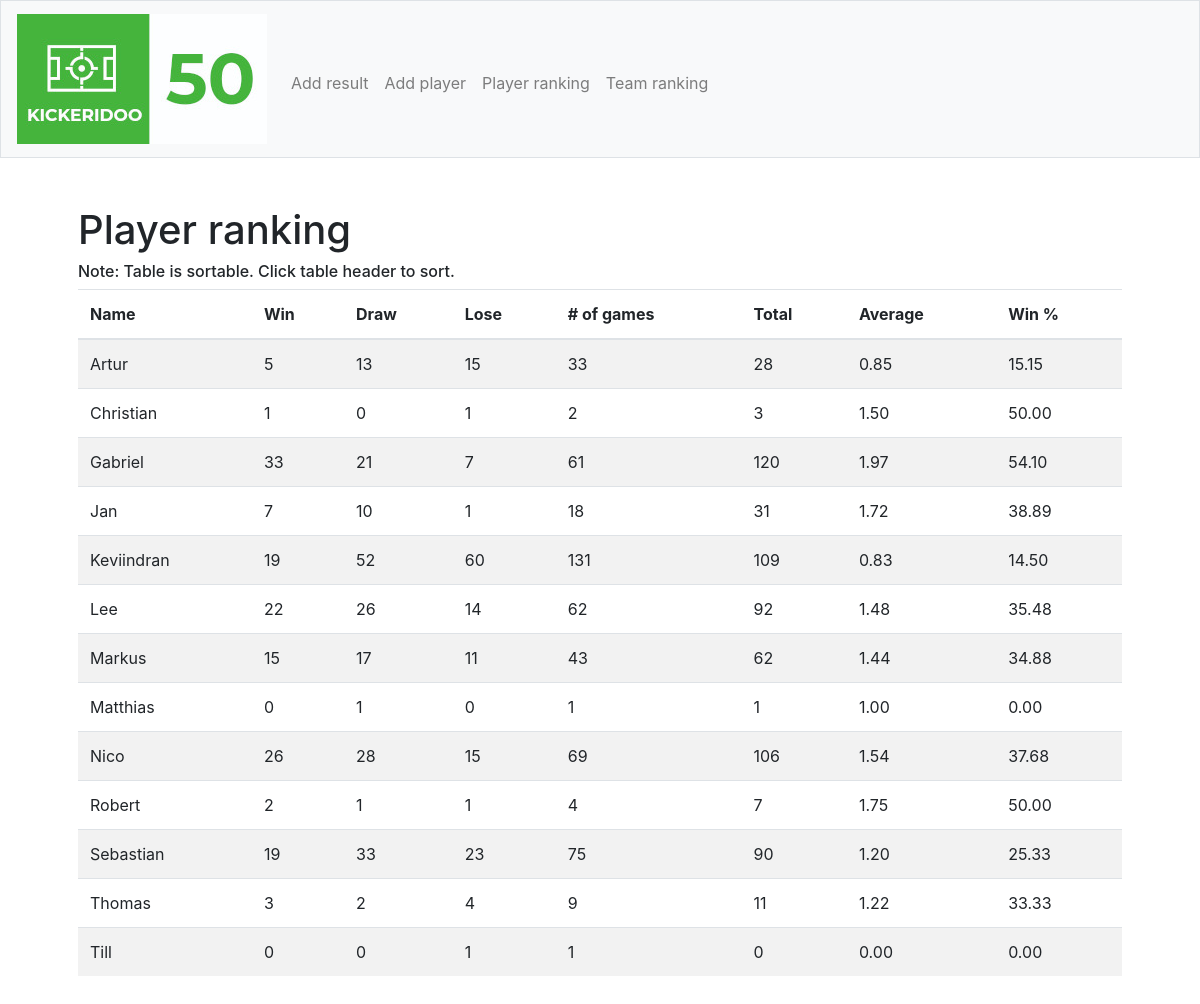
The app's page /player-ranking, older data.
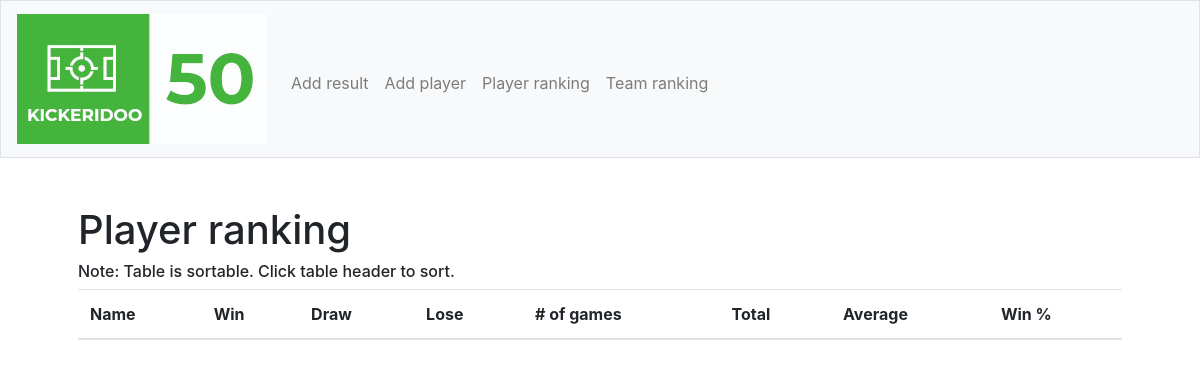
The same page, newer data.
### tables this page shows
CREATE TABLE "players" (
	"id"	INTEGER PRIMARY KEY AUTOINCREMENT,
	"name"	TEXT,
	"w"	INTEGER DEFAULT 0,
	"d"	INTEGER DEFAULT 0,
	"l"	INTEGER DEFAULT 0
);

### application.py (the view)
@app.route("/player-ranking")
def player_ranking():
    players = db.execute("SELECT * FROM players ORDER BY name ASC")
    return render_template("player-ranking.html", players=players)

### templates/player-ranking.html (shortened to what this page needs)
{% extends "layout.html" %}
{% block main %}
    <h1>Player ranking</h1>
    <h6>Note: Table is sortable. Click table header to sort.</h6>
    <table class="table table-striped sortable">
        <thead>
            <tr>
                <th>Name</th>
                <th>Win</th>
                <th>Draw</th>
                <th>Lose</th>
                <th># of games</th>
                <th>Total</th>
                <th>Average</th>
                <th>Win %</th>
            </tr>
        </thead>
        <tbody>
            {% for player in players %}
            <tr>
                <td>{{ player.name }}</td>
                <td>{{ player.w }}</td>
                <td>{{ player.d }}</td>
                <td>{{ player.l }}</td>
                <td>{{ player.w + player.d + player.l }}</td>
                <td>{{ ((player.w * 3) + (player.d * 1)) }}</td>
                <td>{% if player.w + player.d + player.l != 0 %}
                    {{'%0.2f' | format(((player.w * 3) + (player.d * 1)) / (player.w + player.d + player.l)|float) }}
                    {% else %}
                    {{ 0 }}
                    {% endif %}
                </td>
                <td>
                    {% if player.w + player.d + player.l != 0 %}
                    {{'%0.2f' | format((player.w / (player.w + player.d + player.l)) * 100|float) }}
                    {% else %}
                    {{ 0 }}
                    {% endif %}
                </td>
            </tr>
            {% endfor %}
        </tbody>
    </table>
{% endblock %}

### templates/layout.html (shortened to what this page needs)
<!DOCTYPE html>
<html lang="en">
    <head>
        <link rel="stylesheet" href="https://stackpath.bootstrapcdn.com/bootstrap/4.5.0/css/bootstrap.min.css">
        <link href="/static/styles.css" rel="stylesheet">
    </head>
    <body>
        <nav class="navbar navbar-expand-md navbar-light bg-light border">
            <a class="navbar-brand" href="/"><img src="/static/logo_new_small.jpg"></a>
            <div class="collapse navbar-collapse" id="navbar">
                <ul class="navbar-nav mr-auto mt-2">
                    <li class="nav-item"><a class="nav-link" href="/add-result">Add result</a></li>
                    <li class="nav-item"><a class="nav-link" href="/add-player">Add player</a></li>
                    <li class="nav-item"><a class="nav-link" href="/player-ranking">Player ranking</a></li>
                    <li class="nav-item"><a class="nav-link" href="/team-ranking">Team ranking</a></li>
                </ul>
            </div>
        </nav>
        <main class="container p-5">
            {% block main %}{% endblock %}
        </main>
    </body>
</html>

### static/styles.css (style rules this page uses)
nav .navbar-brand { font-size: xx-large; }
main { overflow-x: auto; }

Row changes from the older to the newer data that the page shows:
removed players: name "Artur", w "5", d "13", l "15", player.w+player.d+player.l "33", ((player.w*3)+(player.d*1)) "28", w+d+l "0.85", (player.w/(player.w+player.d+player.l))*100|float "15.15"
removed players: name "Christian", w "1", d "0", l "1", player.w+player.d+player.l "2", ((player.w*3)+(player.d*1)) "3", w+d+l "1.50", (player.w/(player.w+player.d+player.l))*100|float "50.00"
removed players: name "Gabriel", w "33", d "21", l "7", player.w+player.d+player.l "61", ((player.w*3)+(player.d*1)) "120", w+d+l "1.97", (player.w/(player.w+player.d+player.l))*100|float "54.10"
removed players: name "Jan", w "7", d "10", l "1", player.w+player.d+player.l "18", ((player.w*3)+(player.d*1)) "31", w+d+l "1.72", (player.w/(player.w+player.d+player.l))*100|float "38.89"
removed players: name "Keviindran", w "19", d "52", l "60", player.w+player.d+player.l "131", ((player.w*3)+(player.d*1)) "109", w+d+l "0.83", (player.w/(player.w+player.d+player.l))*100|float "14.50"
removed players: name "Lee", w "22", d "26", l "14", player.w+player.d+player.l "62", ((player.w*3)+(player.d*1)) "92", w+d+l "1.48", (player.w/(player.w+player.d+player.l))*100|float "35.48"
removed players: name "Markus", w "15", d "17", l "11", player.w+player.d+player.l "43", ((player.w*3)+(player.d*1)) "62", w+d+l "1.44", (player.w/(player.w+player.d+player.l))*100|float "34.88"
removed players: name "Matthias", w "0", d "1", l "0", player.w+player.d+player.l "1", ((player.w*3)+(player.d*1)) "1", w+d+l "1.00", (player.w/(player.w+player.d+player.l))*100|float "0.00"
removed players: name "Nico", w "26", d "28", l "15", player.w+player.d+player.l "69", ((player.w*3)+(player.d*1)) "106", w+d+l "1.54", (player.w/(player.w+player.d+player.l))*100|float "37.68"
removed players: name "Robert", w "2", d "1", l "1", player.w+player.d+player.l "4", ((player.w*3)+(player.d*1)) "7", w+d+l "1.75", (player.w/(player.w+player.d+player.l))*100|float "50.00"
removed players: name "Sebastian", w "19", d "33", l "23", player.w+player.d+player.l "75", ((player.w*3)+(player.d*1)) "90", w+d+l "1.20", (player.w/(player.w+player.d+player.l))*100|float "25.33"
removed players: name "Thomas", w "3", d "2", l "4", player.w+player.d+player.l "9", ((player.w*3)+(player.d*1)) "11", w+d+l "1.22", (player.w/(player.w+player.d+player.l))*100|float "33.33"
removed players: name "Till", w "0", d "0", l "1", player.w+player.d+player.l "1", ((player.w*3)+(player.d*1)) "0", w+d+l "0.00", (player.w/(player.w+player.d+player.l))*100|float "0.00"
